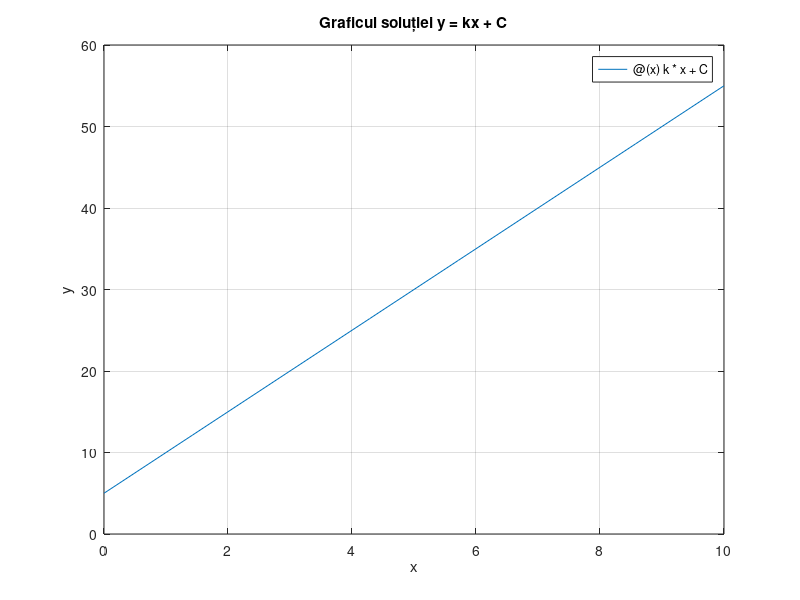

The MATLAB source for this figure:
% EcDifGr1.m
k = input('Introduceti valoarea lui k: ');
C = input('Introduceti valoarea initiala y(0): ');
x_val = input('Introduceti valoarea lui x: ');

y = k * x_val + C;
fprintf('Valoarea lui y pentru x = %.2f este: y = %.2f\n', x_val, y);

fplot(@(x) k*x + C, [0, 10]);
xlabel('x');
ylabel('y');
title('Graficul soluției y = kx + C');
grid on;